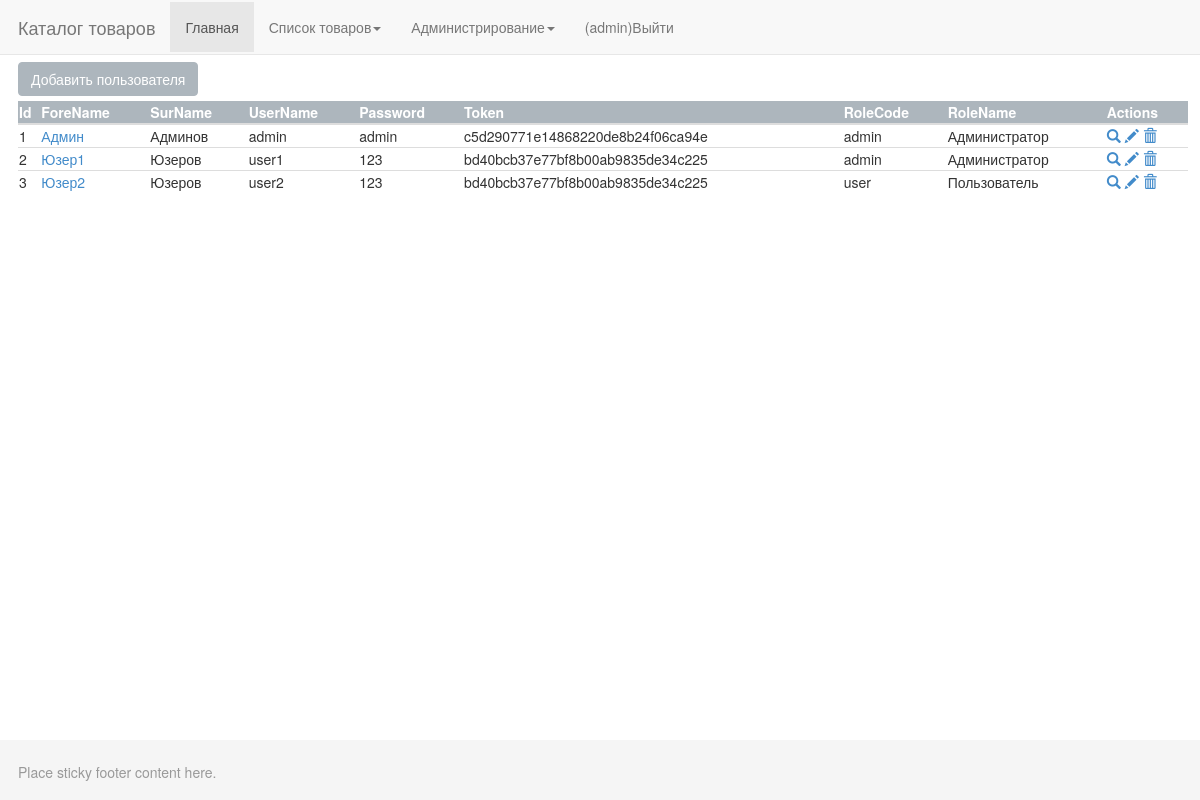
/?r=usermanagement/index (signed in), run on the app's committed database.
### tables this page shows
CREATE TABLE `users` (
  `id` int(11) NOT NULL,
  `forename` varchar(32) NOT NULL,
  `surname` varchar(32) NOT NULL,
  `username` varchar(32) NOT NULL,
  `password` varchar(50) NOT NULL,
  `token` varchar(32) NOT NULL,
  `role_id` int(11) NOT NULL
);

CREATE TABLE `user_roles` (
  `id` int(11) NOT NULL,
  `role_code` varchar(50) NOT NULL,
  `role_name` varchar(100) NOT NULL
);

### application/core/View.php (called while the page is built, shortened)
<?php
class View {
    function generate($content_view, $template_view, $data = null) {
        include 'application/views/' . $template_view;
    }
}

### application/controllers/ControllerUsermanagement.php (called while the page is built, shortened)
<?php
class ControllerUsermanagement extends Controller
{
    function action_index()
    {
        $data = ModelUser::get_data();
        $this->view->generate('user_list.php', 'template_view.php', ['data' => $data]);
    }
}

### application/core/core.php (called while the page is built, shortened)
<?php
Route::start();

### index.php (called while the page is built, shortened)
<?php
include (SITE_PATH . DS . 'application' . DS . 'core' . DS . 'core.php');
?>

### application/models/ModelUser.php (called while the page is built, shortened)
<?php
class ModelUser extends Model
{
    private $id = 0;
    private $forename;
    private $surname;
    private $username;
    private $password;
    private $token;
    private $role;
    public function __construct($forename = null, $surname = null, $username = null, $password = null, $token = null, $role = null)
    {
        $this->forename = $forename;
        $this->surname = $surname;
        $this->username = $username;
        $this->password = $password;
        $this->token = $token;
        $this->role = $role;
    }
    public function getId()
    {
        return $this->id;
    }
    public function setId($id)
    {
        $this->id = $id;
    }
    public function getForeName()
    {
        return $this->forename;
    }
    public function getSurName()
    {
        return $this->surname;
    }
    public function getUserName()
    {
        return $this->username;
    }
    public function getPassword()
    {
        return $this->password;
    }
    public function getToken()
    {
        return $this->token;
    }
    public function getRoleCode()
    {
        return $this->role['role_code'];
    }
    public function getRoleName()
    {
        return $this->role['role_name'];
    }
    static function get_data()
    {
        $data = [];
        $result = self::getMySQLDb()->query("SELECT u.*, "
            . "ur.role_code, ur.role_name "
            . "FROM users u "
            . "JOIN user_roles ur"
            . " ON ur.id=u.role_id ")->fetchAll();
        if ($result)
            foreach ($result as $row) {
                $user = new self($row['forename'], $row['surname'], $row['username'], $row['password'], $row['token'], ['role_id' => $row['role_id'], 'role_code' => $row['role_code'], 'role_name' => $row['role_name']]);
                $user->setID($row['id']);
                $data[] = $user;
            }
        return $data;
    }
}

### application/classes/DataBase.php (called while the page is built, shortened)
<?php
class DataBase {
    static private $instance = null;
    static public function init($config) {
        if (self::$instance === null) {
            self::$instance = new PDO($config['dsn'], $config['user'], $config['password']);
        }
    }
    static public function getInstance() {
        return self::$instance;
    }
}

### application/core/Model.php (called while the page is built, shortened)
<?php
abstract class Model {
    protected static $db = null;
    protected static function getMySQLDb() {
        if (!static::$db) {
            static::$db = DataBase::getInstance();
        }
        return static::$db;
    }
}

### application/views/user_list.php (the view, shortened to what this page needs)
<div class="btn-group">
    <a id="create_user_button" class="btn btn-create-new btn-primary btn-md" role="button" href="?r=usermanagement/create">Добавить пользователя</a>
</div>
<table class="table">
    <thead>
        <tr><th>Id</th>
            <th>ForeName</th>
            <th>SurName</th>
            <th>UserName</th>
            <th>Password</th>
            <th>Token</th>
            <th>RoleCode</th>
            <th>RoleName</th>
            <th>Actions</th>
        </tr>
    </thead>
    <?php foreach ($data as $user) : ?>
        <?php $id = $user->getId(); ?>
        <tr>
            <td><?php echo $id; ?></td>
            <td><a href='?r=usermanagement/view&id=<?php echo $id; ?>'>
            <?php echo $user->getForeName() ?></a>
            </td>
            <td><?php echo $user->getSurName(); ?></td>
            <td><?php echo $user->getUserName(); ?></td>
            <td><?php echo $user->getPassword(); ?></td>
            <td><?php echo $user->getToken(); ?></td>
            <td><?php echo $user->getRoleCode(); ?></td>
            <td><?php echo $user->getRoleName(); ?></td>
            <td>
                <a href="?r=usermanagement/view&id=<?php echo $id; ?>">
                    <span class="glyphicon glyphicon-search"></span>
                </a>
                <a href="?r=usermanagement/update&id=<?php echo $id; ?>">
                    <span class="glyphicon glyphicon-pencil"></span>
                </a>
                <a href="?r=usermanagement/delete&id=<?php echo $id; ?>">
                    <span class="glyphicon glyphicon-trash"></span>
                </a>
            </td>
        </tr>
    <?php endforeach; ?>
</table>

### css/style.css (style rules this page uses)
.btn-create-new { color: #fff; background-color: #adb6bd; border-color: #adb6bd; margin: 5px; margin-top: 0; }
.table>thead>tr>th, .table>tbody>tr>th, .table>tfoot>tr>th, .table>thead>tr>td, .table>tbody>tr>td, .table>tfoot>tr>td { height : 5px; padding: 1px; }
table thead tr th { background-color: #adb6bd; color: white; }

### data on the page
users: id "1", forename "Админ", surname "Админов", username "admin", password "admin", token "c5d290771e14868220de8b24f06ca94e", RoleCode "admin", RoleName "Администратор"
users: id "2", forename "Юзер1", surname "Юзеров", username "user1", password "123", token "bd40bcb37e77bf8b00ab9835de34c225", RoleCode "admin", RoleName "Администратор"
users: id "3", forename "Юзер2", surname "Юзеров", username "user2", password "123", token "bd40bcb37e77bf8b00ab9835de34c225", user_roles.role_code "user", user_roles.role_name "Пользователь"

### other printed values
$_SESSION['user']['username'] "admin"
